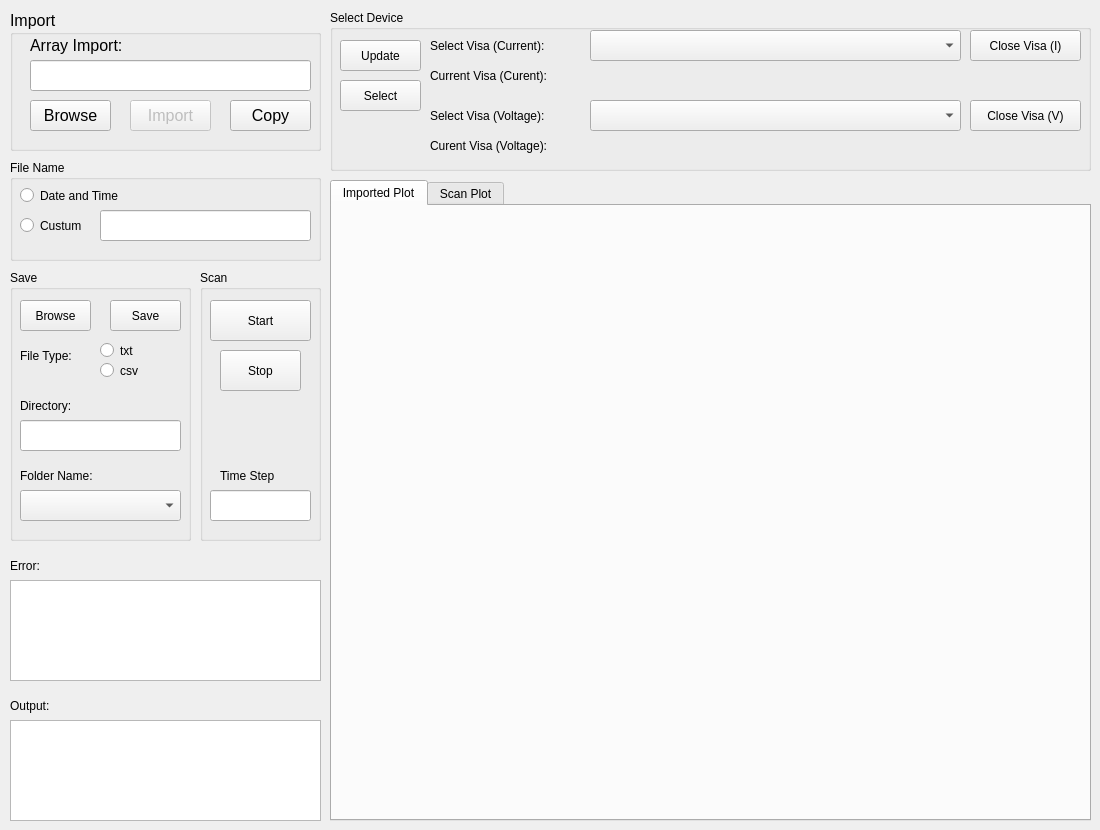
            <widget class="QWidget" name="tab_3">
             <attribute name="title">
              <string>Agilent / Yokogawa</string>
             </attribute>
             <widget class="QGroupBox" name="saveBox">
              <property name="geometry">
               <rect>
                <x>10</x>
                <y>270</y>
                <width>181</width>
                <height>271</height>
               </rect>
              </property>
              <property name="title">
               <string>Save</string>
              </property>
              <widget class="QPushButton" name="browseButton">
               <property name="geometry">
                <rect>
                 <x>10</x>
                 <y>30</y>
                 <width>71</width>
                 <height>31</height>
                </rect>
               </property>
               <property name="text">
                <string>Browse</string>
               </property>
              </widget>
              <widget class="QLabel" name="fileTypeLable">
               <property name="geometry">
                <rect>
                 <x>10</x>
                 <y>70</y>
                 <width>71</width>
                 <height>31</height>
                </rect>
               </property>
               <property name="text">
                <string>File Type:</string>
               </property>
              </widget>
              <widget class="QRadioButton" name="csvRadio">
               <property name="geometry">
                <rect>
                 <x>90</x>
                 <y>90</y>
                 <width>51</width>
                 <height>21</height>
                </rect>
               </property>
               <property name="text">
                <string>csv</string>
               </property>
              </widget>
              <widget class="QRadioButton" name="txtRadio">
               <property name="geometry">
                <rect>
                 <x>90</x>
                 <y>70</y>
                 <width>51</width>
                 <height>21</height>
                </rect>
               </property>
               <property name="text">
                <string>txt</string>
               </property>
              </widget>
              <widget class="QLabel" name="directoryLable">
               <property name="geometry">
                <rect>
                 <x>10</x>
                 <y>120</y>
                 <width>81</width>
                 <height>31</height>
                </rect>
               </property>
               <property name="text">
                <string>Directory:</string>
               </property>
              </widget>
              <widget class="QLineEdit" name="directory">
               <property name="geometry">
                <rect>
                 <x>10</x>
                 <y>150</y>
                 <width>161</width>
                 <height>31</height>
                </rect>
               </property>
              </widget>
              <widget class="QPushButton" name="saveButton">
               <property name="geometry">
                <rect>
                 <x>100</x>
                 <y>30</y>
                 <width>71</width>
                 <height>31</height>
                </rect>
               </property>
               <property name="text">
                <string>Save</string>
               </property>
              </widget>
              <widget class="QComboBox" name="folderName">
               <property name="geometry">
                <rect>
                 <x>10</x>
                 <y>220</y>
                 <width>161</width>
                 <height>31</height>
                </rect>
               </property>
              </widget>
              <widget class="QLabel" name="folderNameLable">
               <property name="geometry">
                <rect>
                 <x>10</x>
                 <y>190</y>
                 <width>111</width>
                 <height>31</height>
                </rect>
               </property>
               <property name="text">
                <string>Folder Name:</string>
               </property>
              </widget>
             </widget>
             <widget class="QGroupBox" name="fileBox">
              <property name="geometry">
               <rect>
                <x>10</x>
                <y>160</y>
                <width>311</width>
                <height>101</height>
               </rect>
              </property>
              <property name="title">
               <string>File Name</string>
              </property>
              <widget class="QRadioButton" name="defaultFile">
               <property name="geometry">
                <rect>
                 <x>10</x>
                 <y>20</y>
                 <width>131</width>
                 <height>31</height>
                </rect>
               </property>
               <property name="text">
                <string>Date and Time</string>
               </property>
              </widget>
              <widget class="QRadioButton" name="customFile">
               <property name="geometry">
                <rect>
                 <x>10</x>
                 <y>50</y>
                 <width>81</width>
                 <height>31</height>
                </rect>
               </property>
               <property name="text">
                <string>Custum</string>
               </property>
              </widget>
              <widget class="QLineEdit" name="file">
               <property name="geometry">
                <rect>
                 <x>90</x>
                 <y>50</y>
                 <width>211</width>
                 <height>31</height>
                </rect>
               </property>
              </widget>
             </widget>
             <widget class="QTextEdit" name="output">
              <property name="geometry">
               <rect>
                <x>10</x>
                <y>720</y>
                <width>311</width>
                <height>101</height>
               </rect>
              </property>
             </widget>
             <widget class="QLabel" name="outputLable">
              <property name="geometry">
               <rect>
                <x>10</x>
                <y>690</y>
                <width>61</width>
                <height>31</height>
               </rect>
              </property>
              <property name="text">
               <string>Output:</string>
              </property>
             </widget>
             <widget class="QLabel" name="errorLable">
              <property name="geometry">
               <rect>
                <x>10</x>
                <y>550</y>
                <width>51</width>
                <height>31</height>
               </rect>
              </property>
              <property name="text">
               <string>Error:</string>
              </property>
             </widget>
             <widget class="QTextEdit" name="error">
              <property name="geometry">
               <rect>
                <x>10</x>
                <y>580</y>
                <width>311</width>
                <height>101</height>
               </rect>
              </property>
             </widget>
             <widget class="QGroupBox" name="groupBox_import_keithley_2">
              <property name="geometry">
               <rect>
                <x>10</x>
                <y>10</y>
                <width>311</width>
                <height>141</height>
               </rect>
              </property>
              <property name="font">
               <font>
                <pointsize>12</pointsize>
               </font>
              </property>
              <property name="title">
               <string>Import</string>
              </property>
              <widget class="QLineEdit" name="lineEdit_directory_ay">
               <property name="geometry">
                <rect>
                 <x>20</x>
                 <y>50</y>
                 <width>281</width>
                 <height>31</height>
                </rect>
               </property>
               <property name="font">
                <font>
                 <pointsize>12</pointsize>
                </font>
               </property>
              </widget>
              <widget class="QLabel" name="lable_import_ay">
               <property name="geometry">
                <rect>
                 <x>20</x>
                 <y>20</y>
                 <width>111</width>
                 <height>31</height>
                </rect>
               </property>
               <property name="font">
                <font>
                 <pointsize>12</pointsize>
                </font>
               </property>
               <property name="text">
                <string>Array Import:</string>
               </property>
              </widget>
              <widget class="QPushButton" name="pushButton_browse_ay">
               <property name="geometry">
                <rect>
                 <x>20</x>
                 <y>90</y>
                 <width>81</width>
                 <height>31</height>
                </rect>
               </property>
               <property name="font">
                <font>
                 <pointsize>12</pointsize>
                </font>
               </property>
               <property name="text">
                <string>Browse</string>
               </property>
              </widget>
              <widget class="QPushButton" name="pushButton_import_ay">
               <property name="enabled">
                <bool>false</bool>
               </property>
               <property name="geometry">
                <rect>
                 <x>120</x>
                 <y>90</y>
                 <width>81</width>
                 <height>31</height>
                </rect>
               </property>
               <property name="font">
                <font>
                 <pointsize>12</pointsize>
                </font>
               </property>
               <property name="text">
                <string>Import</string>
               </property>
              </widget>
              <widget class="QPushButton" name="pushButton_copy_ay">
               <property name="enabled">
                <bool>true</bool>
               </property>
               <property name="geometry">
                <rect>
                 <x>220</x>
                 <y>90</y>
                 <width>81</width>
                 <height>31</height>
                </rect>
               </property>
               <property name="font">
                <font>
                 <pointsize>12</pointsize>
                </font>
               </property>
               <property name="text">
                <string>Copy</string>
               </property>
              </widget>
             </widget>
             <widget class="QGroupBox" name="groupBox">
              <property name="geometry">
               <rect>
                <x>330</x>
                <y>10</y>
                <width>761</width>
                <height>161</height>
               </rect>
              </property>
              <property name="title">
               <string>Select Device</string>
              </property>
              <widget class="QLabel" name="selectVisaLable0">
               <property name="geometry">
                <rect>
                 <x>100</x>
                 <y>20</y>
                 <width>161</width>
                 <height>31</height>
                </rect>
               </property>
               <property name="text">
                <string>Select Visa (Current):</string>
               </property>
              </widget>
              <widget class="QComboBox" name="selectVisa0">
               <property name="geometry">
                <rect>
                 <x>260</x>
                 <y>20</y>
                 <width>371</width>
                 <height>31</height>
                </rect>
               </property>
              </widget>
              <widget class="QLabel" name="visaLable0">
               <property name="geometry">
                <rect>
                 <x>100</x>
                 <y>50</y>
                 <width>161</width>
                 <height>31</height>
                </rect>
               </property>
               <property name="text">
                <string>Current Visa (Curent):</string>
               </property>
              </widget>
              <widget class="QLabel" name="visa0">
               <property name="geometry">
                <rect>
                 <x>260</x>
                 <y>50</y>
                 <width>491</width>
                 <height>31</height>
                </rect>
               </property>
               <property name="text">
                <string/>
               </property>
              </widget>
              <widget class="QLabel" name="selectVisaLable1">
               <property name="geometry">
                <rect>
                 <x>100</x>
                 <y>90</y>
                 <width>161</width>
                 <height>31</height>
                </rect>
               </property>
               <property name="text">
                <string>Select Visa (Voltage):</string>
               </property>
              </widget>
              <widget class="QComboBox" name="selectVisa1">
               <property name="geometry">
                <rect>
                 <x>260</x>
                 <y>90</y>
                 <width>371</width>
                 <height>31</height>
                </rect>
               </property>
              </widget>
              <widget class="QLabel" name="visa1">
               <property name="geometry">
                <rect>
                 <x>260</x>
                 <y>120</y>
                 <width>491</width>
                 <height>31</height>
                </rect>
               </property>
               <property name="text">
                <string/>
               </property>
              </widget>
              <widget class="QLabel" name="visaLable1">
               <property name="geometry">
                <rect>
                 <x>100</x>
                 <y>120</y>
                 <width>161</width>
                 <height>31</height>
                </rect>
               </property>
               <property name="text">
                <string>Curent Visa (Voltage):</string>
               </property>
              </widget>
              <widget class="QPushButton" name="closeVisaButton0">
               <property name="geometry">
                <rect>
                 <x>640</x>
                 <y>20</y>
                 <width>111</width>
                 <height>31</height>
                </rect>
               </property>
               <property name="text">
                <string>Close Visa (I)</string>
               </property>
              </widget>
              <widget class="QPushButton" name="closeVisaButton1">
               <property name="geometry">
                <rect>
                 <x>640</x>
                 <y>90</y>
                 <width>111</width>
                 <height>31</height>
                </rect>
               </property>
               <property name="text">
                <string>Close Visa (V)</string>
               </property>
              </widget>
              <widget class="QPushButton" name="selectVisaButton">
               <property name="geometry">
                <rect>
                 <x>10</x>
                 <y>70</y>
                 <width>81</width>
                 <height>31</height>
                </rect>
               </property>
               <property name="text">
                <string>Select</string>
               </property>
              </widget>
              <widget class="QPushButton" name="updateVisaButton">
               <property name="geometry">
                <rect>
                 <x>10</x>
                 <y>30</y>
                 <width>81</width>
                 <height>31</height>
                </rect>
               </property>
               <property name="text">
                <string>Update</string>
               </property>
              </widget>
             </widget>
             <widget class="QGroupBox" name="groupBox_scan_ay">
              <property name="geometry">
               <rect>
                <x>200</x>
                <y>270</y>
                <width>121</width>
                <height>271</height>
               </rect>
              </property>
              <property name="title">
               <string>Scan</string>
              </property>
              <widget class="QPushButton" name="startButton">
               <property name="geometry">
                <rect>
                 <x>10</x>
                 <y>30</y>
                 <width>101</width>
                 <height>41</height>
                </rect>
               </property>
               <property name="text">
                <string>Start</string>
               </property>
              </widget>
              <widget class="QPushButton" name="stopButton">
               <property name="geometry">
                <rect>
                 <x>20</x>
                 <y>80</y>
                 <width>81</width>
                 <height>41</height>
                </rect>
               </property>
               <property name="text">
                <string>Stop</string>
               </property>
              </widget>
              <widget class="QLabel" name="timeStepValueLable">
               <property name="geometry">
                <rect>
                 <x>20</x>
                 <y>190</y>
                 <width>81</width>
                 <height>31</height>
                </rect>
               </property>
               <property name="layoutDirection">
                <enum>Qt::LeftToRight</enum>
               </property>
               <property name="text">
                <string>Time Step</string>
               </property>
              </widget>
              <widget class="QLineEdit" name="timeStepValue">
               <property name="geometry">
                <rect>
                 <x>10</x>
                 <y>220</y>
                 <width>101</width>
                 <height>31</height>
                </rect>
               </property>
              </widget>
             </widget>
             <widget class="QTabWidget" name="tabWidget_plot_ay">
              <property name="geometry">
               <rect>
                <x>330</x>
                <y>180</y>
                <width>761</width>
                <height>641</height>
               </rect>
              </property>
              <property name="currentIndex">
               <number>0</number>
              </property>
              <widget class="QWidget" name="tab_1">
               <attribute name="title">
                <string>Imported Plot</string>
               </attribute>
               <widget class="QWidget" name="widget_import_ay" native="true">
                <property name="geometry">
                 <rect>
                  <x>0</x>
                  <y>0</y>
                  <width>751</width>
                  <height>611</height>
                 </rect>
                </property>
                <widget class="MatplotlibWidget" name="mplwidget_import_ay">
                 <property name="geometry">
                  <rect>
                   <x>360</x>
                   <y>280</y>
                   <width>16</width>
                   <height>16</height>
                  </rect>
                 </property>
                </widget>
               </widget>
              </widget>
              <widget class="QWidget" name="tab_2">
               <attribute name="title">
                <string>Scan Plot</string>
               </attribute>
               <widget class="CurveWidget" name="curvewidget_scanPlot_ay">
                <property name="geometry">
                 <rect>
                  <x>0</x>
                  <y>0</y>
                  <width>751</width>
                  <height>601</height>
                 </rect>
                </property>
                <property name="orientation">
                 <enum>Qt::Horizontal</enum>
                </property>
               </widget>
              </widget>
             </widget>
            </widget>
